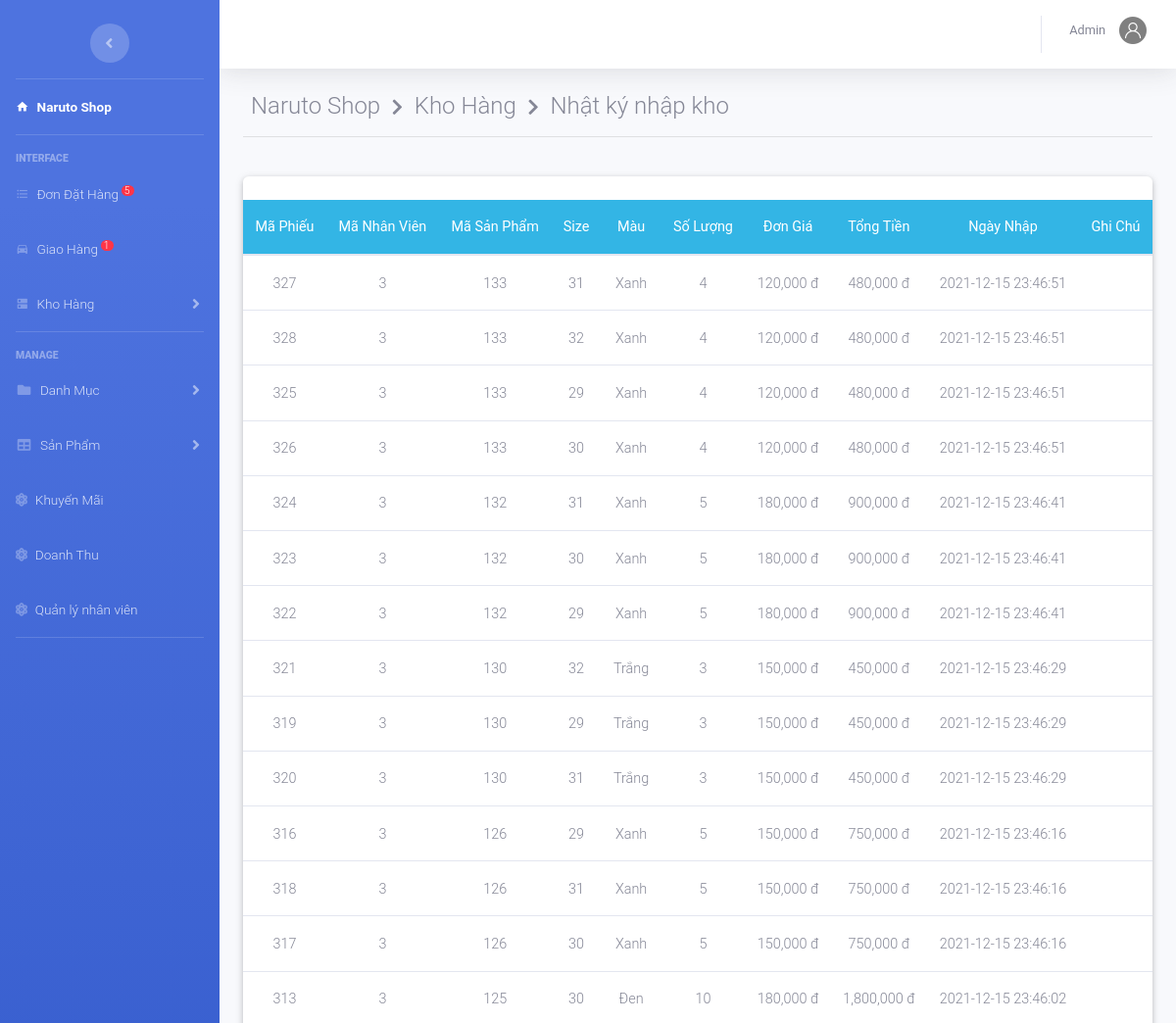
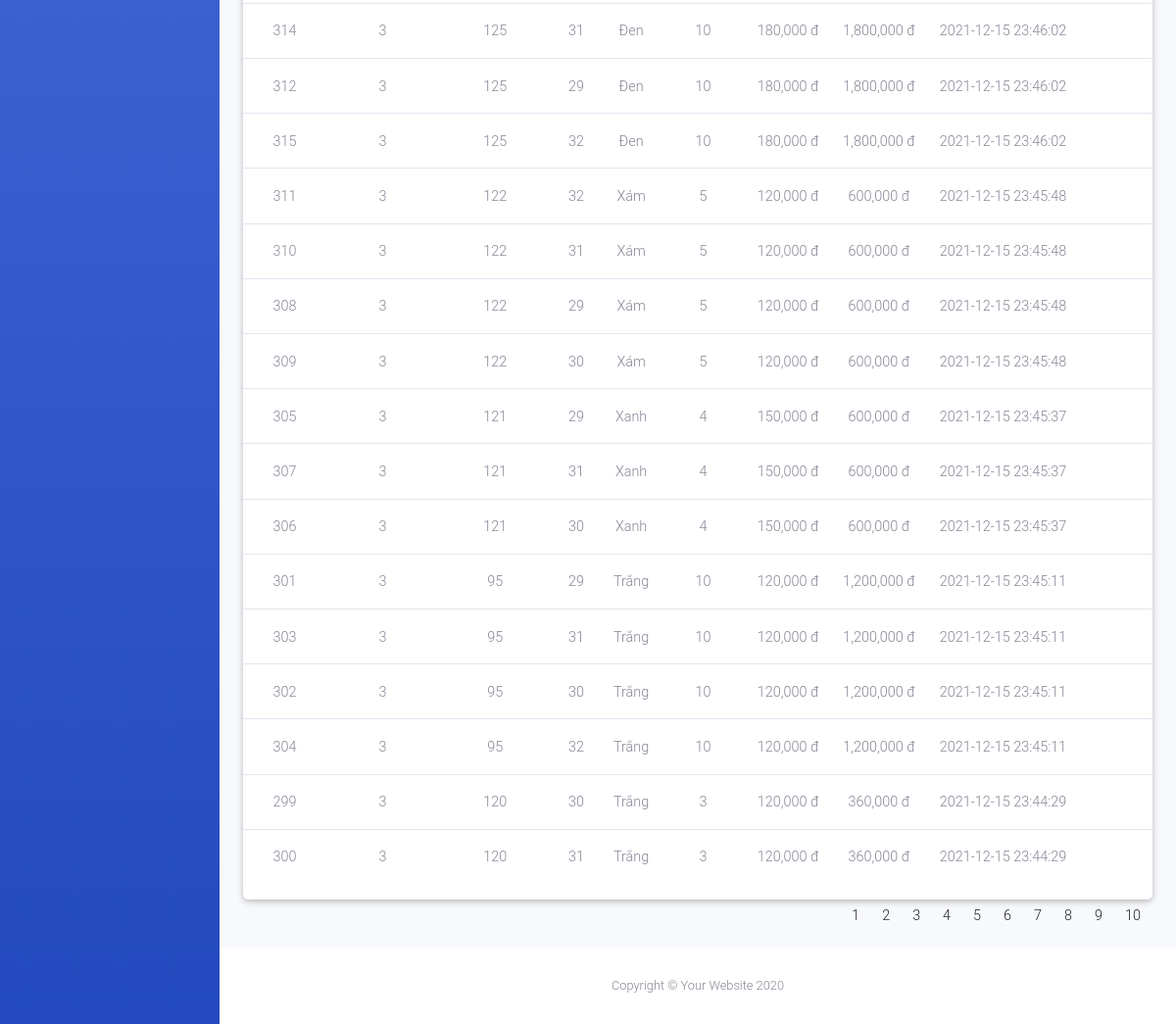
The page /admin/index.php?action=kho&view=nhatky (signed in) on the database its author committed (2 pictures, top to bottom).
### tables this page shows
CREATE TABLE IF NOT EXISTS `phieunhap` (
  `MaPN` int NOT NULL AUTO_INCREMENT,
  `MaNV` int NOT NULL,
  `MaSP` int NOT NULL,
  `SoLuong` int NOT NULL,
  `DonGia` decimal(10,0) DEFAULT NULL,
  `TongTien` decimal(10,0) NOT NULL,
  `NgayNhap` datetime NOT NULL DEFAULT CURRENT_TIMESTAMP,
  `Note` varchar(100) DEFAULT NULL,
  `Size` int NOT NULL,
  `Mau` varchar(50) NOT NULL,
  PRIMARY KEY (`MaPN`),
  KEY `MaNV` (`MaNV`),
  KEY `MaSP` (`MaSP`)
);

### admin/kho/nhatky.php (the view, shortened to what this page needs)
<?php
    if(isset($_GET['trang'])){
        $trang=$_GET['trang'];
    }
    else{ $trang=1;}
    $from =($trang-1)*30;
	$sql="select * from phieunhap Order by NgayNhap DESC limit $from,30";
	$rs=mysqli_query($conn,$sql);
?>
<div class="container-fluid">
	<div class="page-header">
	  <h4 class="page-title">
	     Naruto Shop &#160;<i class="fas fa-chevron-right" style="font-size: 18px"></i>&#160; Kho Hàng &#160;<i class="fas fa-chevron-right" style="font-size: 18px"></i>&#160; Nhật ký nhập kho</h4>
	</div><hr><br>
	<div class="row">
      <div class="col-md-12 grid-margin stretch-card">
        <div class="card">
		<br>
             <table class="table table-hover  text-center " >
				<thead class="badge-info">
					<tr>
						<th>Mã Phiếu</th> <th>Mã Nhân Viên</th><th>Mã Sản Phẩm</th><th>Size</th><th>Màu</th><th>Số Lượng</th><th>Đơn Giá</th><th>Tổng Tiền</th>
						<th>Ngày Nhập</th> <th>Ghi Chú</th>
					</tr>
				</thead>
				<tbody>
			 		<?php
				 	while ($row=mysqli_fetch_array($rs)) { ?>
						<tr>
							<td><?php echo $row['MaPN']; ?></td>
							<td><?php echo $row['MaNV']; ?></td>
							<td><?php echo $row['MaSP']; ?></td>
							<td><?php echo $row['Size']; ?></td>
							<td><?php echo $row['Mau']; ?></td>
							<td><?php echo $row['SoLuong']; ?></td>
							<td><?php echo number_format($row['DonGia']).' đ'; ?></td>
							<td><?php echo number_format($row['TongTien']).' đ'; ?></td>
							<td><?php echo $row['NgayNhap']; ?></td>
							<td><?php echo $row['Note']; ?></td>
						</tr>
		 			<?php	} ?>
				</tbody>
			</table>
            </div>
          </div>
      </div>
      <div class="row m-auto">
				<?php
					$ds_spn1b="select * from phieunhap Order by NgayNhap DESC";
		            $query_dssp2=mysqli_query($conn,$ds_spn1b);
		            $sosp=mysqli_num_rows($query_dssp2);
		            $sotrang = ceil($sosp/30); ?>
			     	<ul class="pagination justify-content-center">
				         <?php for($x=1;$x<=$sotrang;$x++){ ?>
							          <li class="page-item">
							          	  <a class="page-link " href="index.php?action=kho&view=nhatky&trang=<?php echo $x ?>"><?php echo $x ;?></a>
							          </li>
						  <?php
						      } ?>
			      	</ul>
			</div>
</div>

### rows shown on the page
phieunhap: MaPN "327", MaNV "3", MaSP "133", Size "31", Mau "Xanh", SoLuong "4", DonGia "120,000", TongTien "480,000", NgayNhap "2021-12-15 23:46:51"
phieunhap: MaPN "328", MaNV "3", MaSP "133", Size "32", Mau "Xanh", SoLuong "4", DonGia "120,000", TongTien "480,000", NgayNhap "2021-12-15 23:46:51"
phieunhap: MaPN "325", MaNV "3", MaSP "133", Size "29", Mau "Xanh", SoLuong "4", DonGia "120,000", TongTien "480,000", NgayNhap "2021-12-15 23:46:51"
phieunhap: MaPN "326", MaNV "3", MaSP "133", Size "30", Mau "Xanh", SoLuong "4", DonGia "120,000", TongTien "480,000", NgayNhap "2021-12-15 23:46:51"
phieunhap: MaPN "324", MaNV "3", MaSP "132", Size "31", Mau "Xanh", SoLuong "5", DonGia "180,000", TongTien "900,000", NgayNhap "2021-12-15 23:46:41"
phieunhap: MaPN "323", MaNV "3", MaSP "132", Size "30", Mau "Xanh", SoLuong "5", DonGia "180,000", TongTien "900,000", NgayNhap "2021-12-15 23:46:41"
phieunhap: MaPN "322", MaNV "3", MaSP "132", Size "29", Mau "Xanh", SoLuong "5", DonGia "180,000", TongTien "900,000", NgayNhap "2021-12-15 23:46:41"
phieunhap: MaPN "321", MaNV "3", MaSP "130", Size "32", Mau "Trắng", SoLuong "3", DonGia "150,000", TongTien "450,000", NgayNhap "2021-12-15 23:46:29"
phieunhap: MaPN "319", MaNV "3", MaSP "130", Size "29", Mau "Trắng", SoLuong "3", DonGia "150,000", TongTien "450,000", NgayNhap "2021-12-15 23:46:29"
phieunhap: MaPN "320", MaNV "3", MaSP "130", Size "31", Mau "Trắng", SoLuong "3", DonGia "150,000", TongTien "450,000", NgayNhap "2021-12-15 23:46:29"
phieunhap: MaPN "316", MaNV "3", MaSP "126", Size "29", Mau "Xanh", SoLuong "5", DonGia "150,000", TongTien "750,000", NgayNhap "2021-12-15 23:46:16"
phieunhap: MaPN "318", MaNV "3", MaSP "126", Size "31", Mau "Xanh", SoLuong "5", DonGia "150,000", TongTien "750,000", NgayNhap "2021-12-15 23:46:16"
phieunhap: MaPN "317", MaNV "3", MaSP "126", Size "30", Mau "Xanh", SoLuong "5", DonGia "150,000", TongTien "750,000", NgayNhap "2021-12-15 23:46:16"
phieunhap: MaPN "313", MaNV "3", MaSP "125", Size "30", Mau "Đen", SoLuong "10", DonGia "180,000", TongTien "1,800,000", NgayNhap "2021-12-15 23:46:02"
phieunhap: MaPN "314", MaNV "3", MaSP "125", Size "31", Mau "Đen", SoLuong "10", DonGia "180,000", TongTien "1,800,000", NgayNhap "2021-12-15 23:46:02"
phieunhap: MaPN "312", MaNV "3", MaSP "125", Size "29", Mau "Đen", SoLuong "10", DonGia "180,000", TongTien "1,800,000", NgayNhap "2021-12-15 23:46:02"
phieunhap: MaPN "315", MaNV "3", MaSP "125", Size "32", Mau "Đen", SoLuong "10", DonGia "180,000", TongTien "1,800,000", NgayNhap "2021-12-15 23:46:02"
phieunhap: MaPN "311", MaNV "3", MaSP "122", Size "32", Mau "Xám", SoLuong "5", DonGia "120,000", TongTien "600,000", NgayNhap "2021-12-15 23:45:48"
phieunhap: MaPN "310", MaNV "3", MaSP "122", Size "31", Mau "Xám", SoLuong "5", DonGia "120,000", TongTien "600,000", NgayNhap "2021-12-15 23:45:48"
phieunhap: MaPN "308", MaNV "3", MaSP "122", Size "29", Mau "Xám", SoLuong "5", DonGia "120,000", TongTien "600,000", NgayNhap "2021-12-15 23:45:48"
phieunhap: MaPN "309", MaNV "3", MaSP "122", Size "30", Mau "Xám", SoLuong "5", DonGia "120,000", TongTien "600,000", NgayNhap "2021-12-15 23:45:48"
phieunhap: MaPN "305", MaNV "3", MaSP "121", Size "29", Mau "Xanh", SoLuong "4", DonGia "150,000", TongTien "600,000", NgayNhap "2021-12-15 23:45:37"
phieunhap: MaPN "307", MaNV "3", MaSP "121", Size "31", Mau "Xanh", SoLuong "4", DonGia "150,000", TongTien "600,000", NgayNhap "2021-12-15 23:45:37"
phieunhap: MaPN "306", MaNV "3", MaSP "121", Size "30", Mau "Xanh", SoLuong "4", DonGia "150,000", TongTien "600,000", NgayNhap "2021-12-15 23:45:37"
phieunhap: MaPN "301", MaNV "3", MaSP "95", Size "29", Mau "Trắng", SoLuong "10", DonGia "120,000", TongTien "1,200,000", NgayNhap "2021-12-15 23:45:11"
phieunhap: MaPN "303", MaNV "3", MaSP "95", Size "31", Mau "Trắng", SoLuong "10", DonGia "120,000", TongTien "1,200,000", NgayNhap "2021-12-15 23:45:11"
phieunhap: MaPN "302", MaNV "3", MaSP "95", Size "30", Mau "Trắng", SoLuong "10", DonGia "120,000", TongTien "1,200,000", NgayNhap "2021-12-15 23:45:11"
phieunhap: MaPN "304", MaNV "3", MaSP "95", Size "32", Mau "Trắng", SoLuong "10", DonGia "120,000", TongTien "1,200,000", NgayNhap "2021-12-15 23:45:11"
phieunhap: MaPN "299", MaNV "3", MaSP "120", Size "30", Mau "Trắng", SoLuong "3", DonGia "120,000", TongTien "360,000", NgayNhap "2021-12-15 23:44:29"
phieunhap: MaPN "300", MaNV "3", MaSP "120", Size "31", Mau "Trắng", SoLuong "3", DonGia "120,000", TongTien "360,000", NgayNhap "2021-12-15 23:44:29"

### other values the page prints
$dem "5"
$dem "1"
$nv['TenNV'] "Admin"
